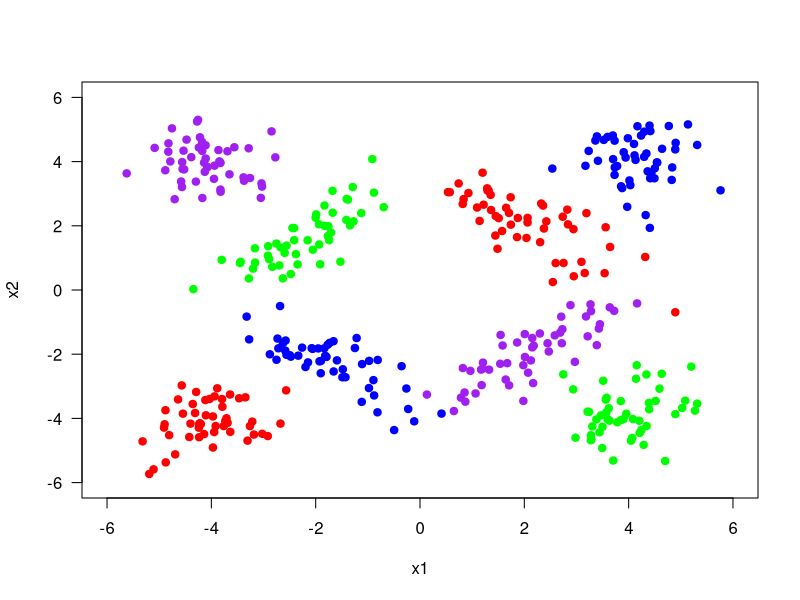
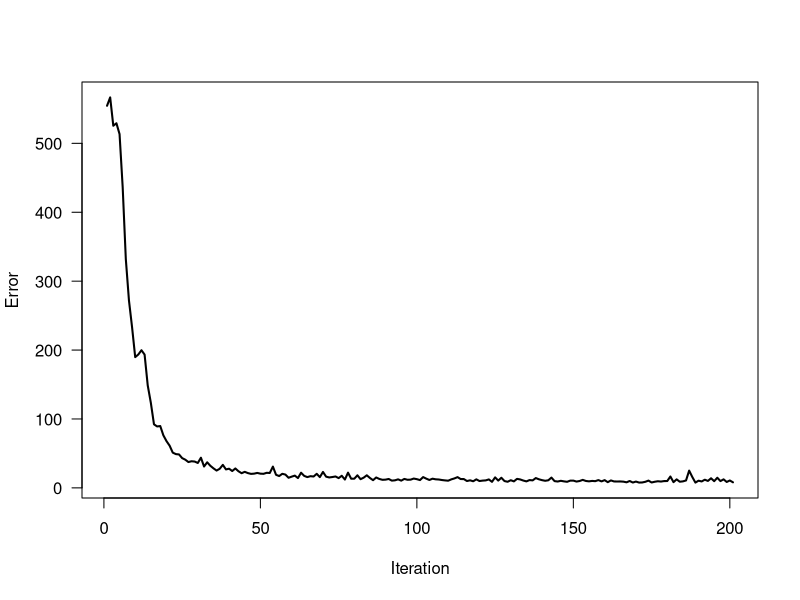
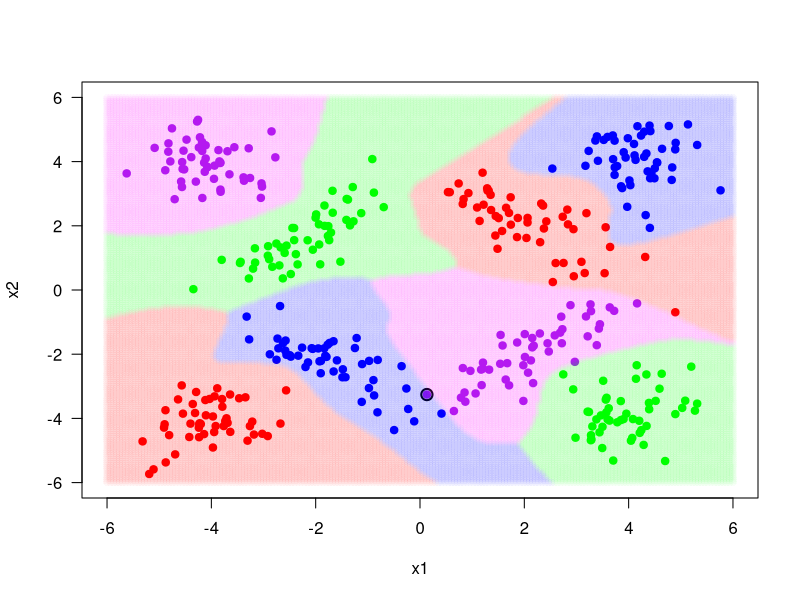

These charts were generated, in order, by the following R code:

library(MASS)
rm(list=ls(all=TRUE))
set.seed(521)
# mean parameters
class_means <- matrix(c(+2.0, +2.0,
                        -4.0, -4.0,
                        -2.0, +2.0,
                        +4.0, -4.0,
                        -2.0, -2.0,
                        +4.0, +4.0,
                        +2.0, -2.0,
                        -4.0, +4.0), 2, 8)
# covariance parameters
class_covariances <- array(c(+0.8, -0.6, -0.6, +0.8,
                             +0.4, +0.0, +0.0, +0.4,
                             +0.8, +0.6, +0.6, +0.8,
                             +0.4, +0.0, +0.0, +0.4,
                             +0.8, -0.6, -0.6, +0.8,
                             +0.4, +0.0, +0.0, +0.4,
                             +0.8, +0.6, +0.6, +0.8,
                             +0.4, +0.0, +0.0, +0.4), c(2, 2, 8))
# sample sizes
class_sizes <- c(50,50,50,50,50,50,50,50)

# generate random samples
points1 <- mvrnorm(n = class_sizes[1] , mu = class_means[,1], Sigma = class_covariances[,,1])
points2 <- mvrnorm(n = class_sizes[2] , mu = class_means[,2], Sigma = class_covariances[,,2])
points3 <- mvrnorm(n = class_sizes[3] , mu = class_means[,3], Sigma = class_covariances[,,3])
points4 <- mvrnorm(n = class_sizes[4] , mu = class_means[,4], Sigma = class_covariances[,,4])
points5 <- mvrnorm(n = class_sizes[5] , mu = class_means[,5], Sigma = class_covariances[,,5])
points6 <- mvrnorm(n = class_sizes[6] , mu = class_means[,6], Sigma = class_covariances[,,6])
points7 <- mvrnorm(n = class_sizes[7] , mu = class_means[,7], Sigma = class_covariances[,,7])
points8 <- mvrnorm(n = class_sizes[8] , mu = class_means[,8], Sigma = class_covariances[,,8])
X <- rbind(points1, points2, points3, points4, points5, points6, points7, points8)
colnames(X) <- c("x1", "x2")

# generate corresponding labels
y_truth <- c(rep(1, class_sizes[1]+class_sizes[2]),rep(2, class_sizes[3]+class_sizes[4]),
             rep(3, class_sizes[5]+class_sizes[6]),rep(4, class_sizes[7]+class_sizes[8]))
K <- max(y_truth)



y_BinaryTruth = array(0,c((class_sizes[1]+class_sizes[2]+class_sizes[3]+class_sizes[4]+
                             class_sizes[5]+class_sizes[6]+class_sizes[7]+class_sizes[8]),K))

y_BinaryTruth[,1] <- c(rep(1,class_sizes[1]+class_sizes[2]), rep(0,(class_sizes[3]+class_sizes[4]+
                                                                      class_sizes[5]+class_sizes[6]+class_sizes[7]+class_sizes[8])))
y_BinaryTruth[,2] <- c(rep(0,class_sizes[1]+class_sizes[2]), rep(1,class_sizes[3]+class_sizes[4]),
                       rep(0,class_sizes[5]+class_sizes[6]+class_sizes[7]+class_sizes[8]))
y_BinaryTruth[,3] <- c(rep(0,class_sizes[1]+class_sizes[2]+class_sizes[3]+class_sizes[4]), 
                       rep(1,class_sizes[5]+class_sizes[6]),rep(0,class_sizes[7]+class_sizes[8]))
y_BinaryTruth[,4] <- c(rep(0,class_sizes[1]+class_sizes[2]+class_sizes[3]+class_sizes[4]+class_sizes[5]+
                             class_sizes[6]),rep(1,class_sizes[7]+class_sizes[8]))


# write data to a file
write.csv(x = cbind(X, y_BinaryTruth), file = "lab04_data_set.csv", row.names = FALSE)

# plot data points generated
plot(points1[,1], points1[,2], type = "p", pch = 19, col = "red", las = 1,
     xlim = c(-6, 6), ylim = c(-6, 6),
     xlab = "x1", ylab = "x2")
points(points2[,1], points2[,2], type = "p", pch = 19, col = "red")
points(points3[,1], points3[,2], type = "p", pch = 19, col = "green")
points(points4[,1], points4[,2], type = "p", pch = 19, col = "green")
points(points5[,1], points5[,2], type = "p", pch = 19, col = "blue")
points(points6[,1], points6[,2], type = "p", pch = 19, col = "blue")
points(points7[,1], points7[,2], type = "p", pch = 19, col = "purple")
points(points8[,1], points8[,2], type = "p", pch = 19, col = "purple")

N <- length(y_truth)
D <- ncol(X)

# define the sigmoid function
sigmoid <- function(a) {
  return (1 / (1 + exp(-a)))
}

softmax <- function(Z,v){
  y_raw <- cbind(1, Z) %*% v
  y_predicted <- matrix(0,nrow(y_raw),ncol(y_raw))
  
  for (t in 1: nrow(y_raw)){
    y_predicted[t,] <- exp(y_raw[t,]) / sum(exp(y_raw[t,]))
  }
  return (y_predicted)
}

# set learning parameters
eta <- 0.1
epsilon <- 1e-3
H <- 20
max_iteration <- 200

# randomly initalize W and v
W <- matrix(runif((D + 1) * H, min = -0.01, max = 0.01), D + 1, H)
v <- matrix(runif((H+1)*K, min = -0.01, max = 0.01), H+1,K)
Z <- sigmoid(cbind(1, X) %*% W)
y_predicted <- matrix(0,nrow=nrow(y_BinaryTruth),ncol=ncol(y_BinaryTruth))
y_predicted <- softmax(Z,v)
objective_values <- -sum(y_BinaryTruth * log(y_predicted + 1e-100))


# learn W and v using gradient descent and online learning
iteration <- 1
while (1) {
  for (i in sample(N)) {
    # calculate hidden nodes
    Z[i,] <- sigmoid(c(1, X[i,]) %*% W)
    # calculate output node
    y_predicted[i,] <- softmax(matrix(Z[i,],1,H),v)
    
    update_k = matrix(0,nrow(v),ncol(v))
    for (k in 1:K){
      update_k[,k] <- eta * (y_BinaryTruth[i,k] - y_predicted[i,k]) * c(1, Z[i,])
    }
    
    update_h = matrix(0,nrow(W),ncol(W))
    for (h in 1:H) {
      intermediate <- 0
      for (k in 1:K){
        intermediate <- intermediate + (y_BinaryTruth[i,k] - y_predicted[i,k]) * v[h,k]
      }
      update_h[,h] <- eta * intermediate * Z[i, h] * (1 - Z[i, h]) * c(1, X[i,])
    }
    
    v <- v + update_k
    W <- W + update_h 
    
  }
  
  Z <- sigmoid(cbind(1, X) %*% W)
  y_predicted <- softmax(Z,v)
  objective_values <- c(objective_values, -sum(y_BinaryTruth * log(y_predicted + 1e-100)))
  
  if (abs(objective_values[iteration + 1] - objective_values[iteration]) < epsilon | iteration >= max_iteration) {
    break
  }
    iteration <- iteration + 1
    print(iteration)
}
print(W)
print(v)

# plot objective function during iterations
plot(1:(iteration + 1), objective_values,
     type = "l", lwd = 2, las = 1,
     xlab = "Iteration", ylab = "Error")

# calculate confusion matrix
y_predictions <- apply(X = y_predicted, MARGIN = 1, FUN = which.max)
confusion_matrix <- table(y_predictions, y_truth)
print(confusion_matrix)

# evaluate discriminat function on a grid
x1_interval <- seq(from = -6, to = +6, by = 0.06)
x2_interval <- seq(from = -6, to = +6, by = 0.06)
x1_grid <- matrix(x1_interval, nrow = length(x1_interval), ncol = length(x1_interval), byrow = FALSE)
x2_grid <- matrix(x2_interval, nrow = length(x2_interval), ncol = length(x2_interval), byrow = TRUE)

f <- function(x1, x2) {
  new <- c(1, sigmoid(c(1, x1, x2) %*% W)) %*% v 
  scoreMax <- apply(X = new, MARGIN = 1, FUN = which.max)
  return (scoreMax)
}
class_assignments <- matrix(mapply(f, x1_grid, x2_grid), nrow(x2_grid), ncol(x2_grid))

#plot points
plot(X[y_truth == 1, 1], X[y_truth == 1, 2], type = "p", pch = 19, col = "red",
     xlim = c(-6, +6),
     ylim = c(-6, +6),
     xlab = "x1", ylab = "x2", las = 1)
points(X[y_truth == 2, 1], X[y_truth == 2, 2], type = "p", pch = 19, col = "green")
points(X[y_truth == 3, 1], X[y_truth == 3, 2], type = "p", pch = 19, col = "blue")
points(X[y_truth == 4, 1], X[y_truth == 4, 2], type = "p", pch = 19, col = "purple")

#indicate wrong classifications
points(X[y_predictions != y_truth, 1], X[y_predictions != y_truth, 2], cex = 1.5, lwd = 2)

#sketch grid according to assignments
points(x1_grid[class_assignments == 1],x2_grid[class_assignments==1], col = rgb(red = 1, green = 0, blue = 0, alpha = 0.03), pch = 16)
points(x1_grid[class_assignments == 2],x2_grid[class_assignments==2], col = rgb(red = 0, green = 1, blue = 0, alpha = 0.03), pch = 16)
points(x1_grid[class_assignments == 3],x2_grid[class_assignments==3], col = rgb(red = 0, green = 0, blue = 1, alpha = 0.03), pch = 16)
points(x1_grid[class_assignments == 4],x2_grid[class_assignments==4], col = rgb(red = 1, green = 0, blue = 1, alpha = 0.03), pch = 16)
